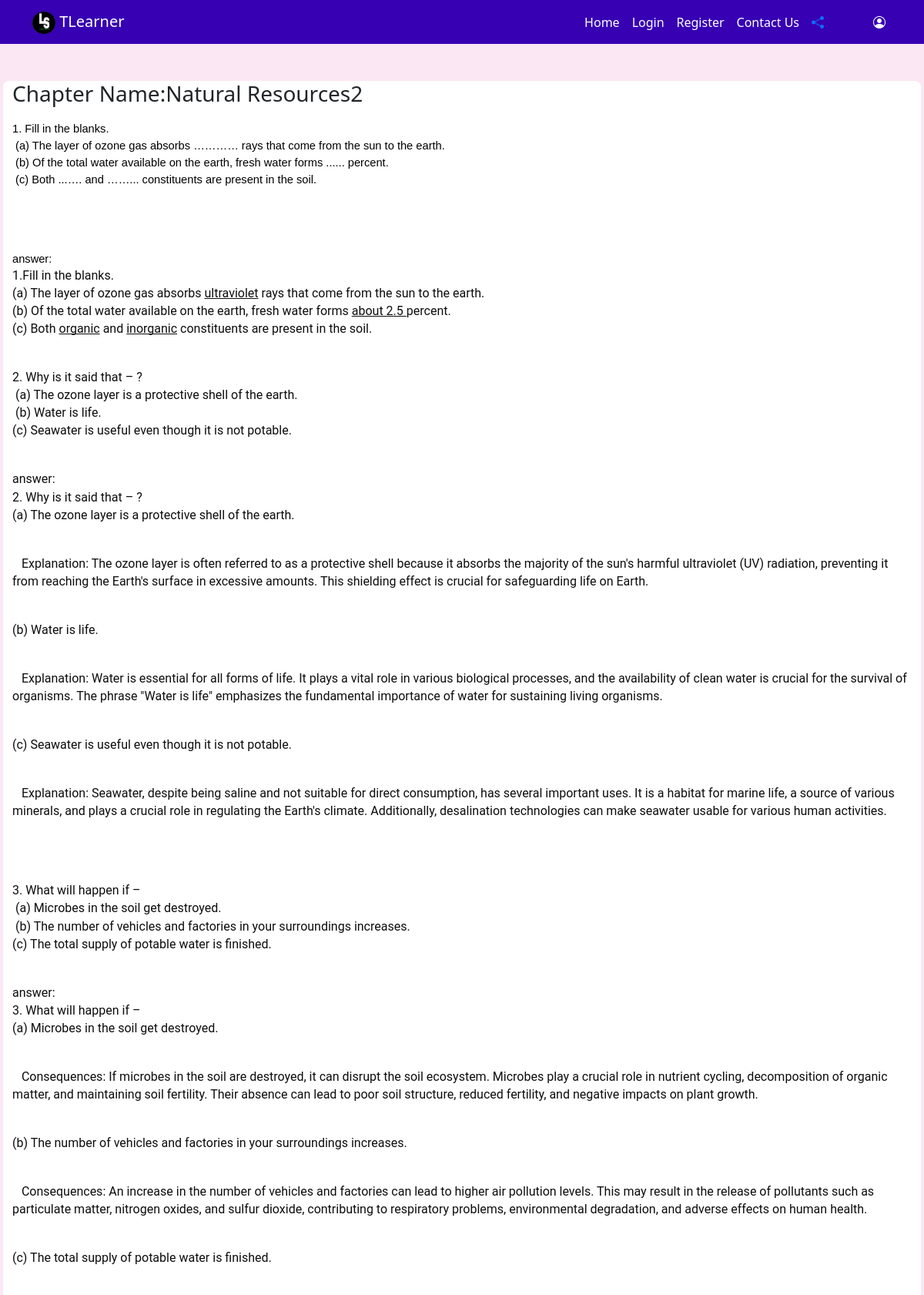
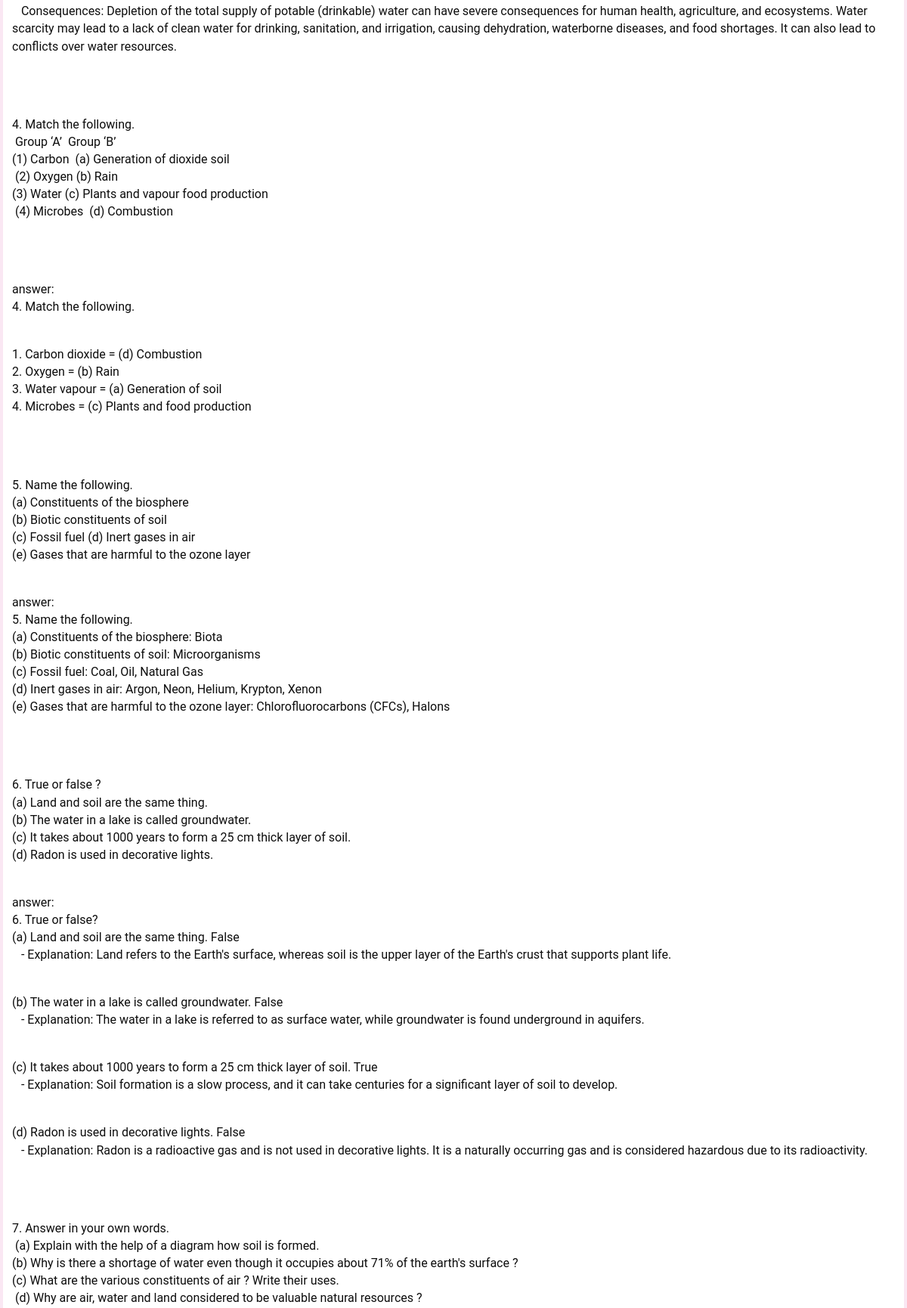
/text_solution2.php (upper part), run on the app's committed database (2 pictures, top to bottom).
### tables this page shows
CREATE TABLE `text_solution2` (
  `id` int(11) NOT NULL,
  `b_standard` varchar(30) NOT NULL,
  `b_subject` varchar(30) NOT NULL,
  `b_chapter` varchar(200) NOT NULL,
  `b_solution` text NOT NULL
);

### text_solution2.php (the view, shortened to what this page needs)
<!doctype html>
<html lang="en">
<head>
    <link href="https://cdn.jsdelivr.net/npm/bootstrap@5.3.2/dist/css/bootstrap.min.css" rel="stylesheet"
 />
        <link rel="stylesheet" href="style.css">
</head>
<body>
    <header>
        <?php
             include('header.php');
         ?>
    </header>
    <main>
<div class="mx-1 my-2">
        <div class="container-fluid  bg-white rounded-3">
            <div class="row">
                <?php
    include('config.php');
    $sql="SELECT * FROM `text_solution2` WHERE `b_standard`='6th' and `b_chapter`='Natural Resources2';";
    $result=mysqli_query($conn,$sql);
    $rows=mysqli_fetch_assoc($result);
    echo " <div class='col'>  <h3>Chapter Name:{$rows['b_chapter']}</h3>";
    echo "{$rows['b_solution']}</div>";
    ?>
            </div>
        </div>
</div>
    </main>
</body>
</html>

### style.css (style rules this page uses)
body { background-color: #FAE7F3; }

### data on the page
text_solution2: b_chapter "Natural Resources2", b_solution "1. Fill in the blanks. (a) The layer of ozone gas absorbs ………… rays that come from the sun to the earth. (b) Of the total water available on the earth, fresh water forms ...... percent. (c) Both ...…. and ……... constituents are present in the soil. answer: 1.Fill in the blanks. (a) The layer of ozone gas absorbs ultraviolet rays that come from the sun to the earth. (b) Of the total water available on the earth, fresh water forms about 2.5 percent. (c) Both organic and inorganic constituents are present in the soil. 2. Why is it said that – ? (a) The ozone layer is a protective shell of the earth. (b) Water is life. (c) Seawater is useful even though it is not potable. answer: 2. Why is it…"
